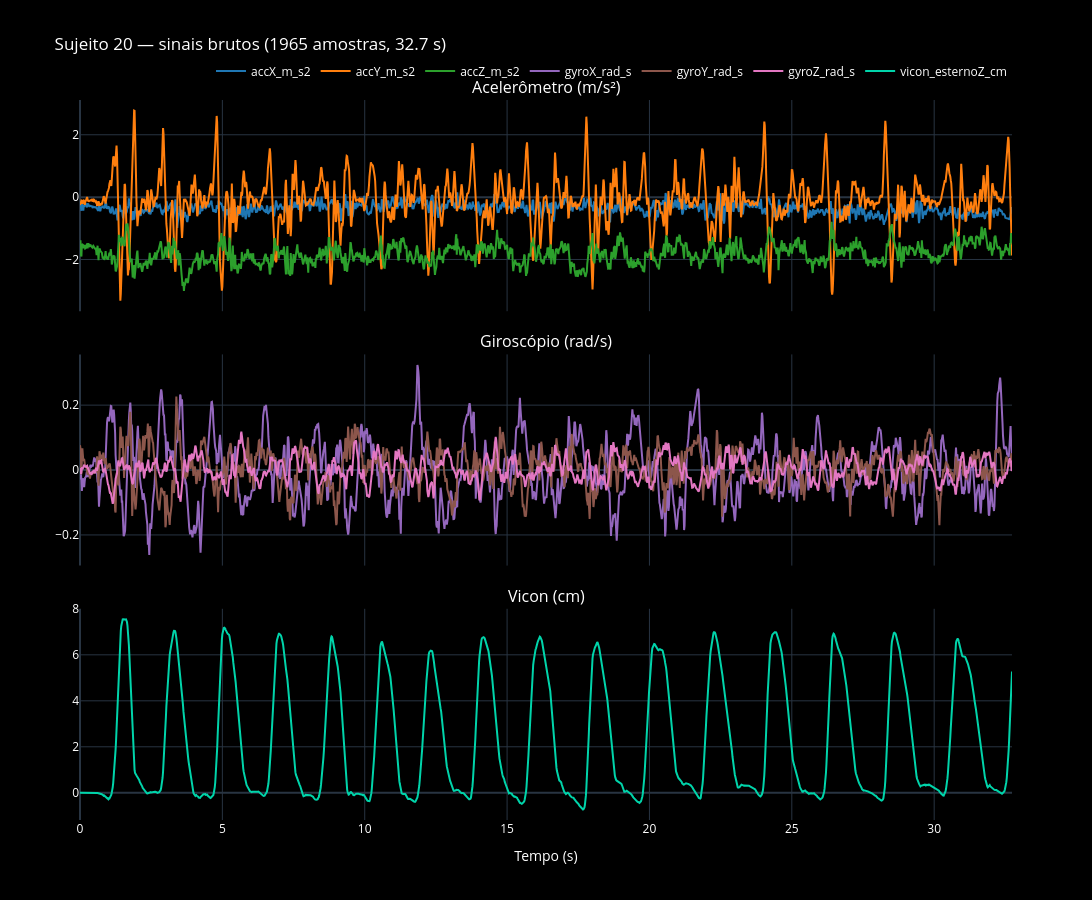

Here is the notebook cell this chart was saved with:
### Code cell
plotar_sinais(SUJEITO)

### Figure 1 — Plotly figure (JSON) as saved in the notebook; plotly's stock layout.template omitted (floating-point values rounded to 4 significant figures; data arrays with more than 128 entries replaced by an {"elided": "..."} marker saying what was removed)
{"data": [{"line": {"color": "#1f77b4"}, "mode": "lines", "name": "accX_m_s2", "type": "scatter", "x": {"elided": "1965 float values"}, "xaxis": "x", "y": {"elided": "1965 float values"}, "yaxis": "y"}, {"line": {"color": "#ff7f0e"}, "mode": "lines", "name": "accY_m_s2", "type": "scatter", "x": {"elided": "1965 float values"}, "xaxis": "x", "y": {"elided": "1965 float values"}, "yaxis": "y"}, {"line": {"color": "#2ca02c"}, "mode": "lines", "name": "accZ_m_s2", "type": "scatter", "x": {"elided": "1965 float values"}, "xaxis": "x", "y": {"elided": "1965 float values"}, "yaxis": "y"}, {"line": {"color": "#9467bd"}, "mode": "lines", "name": "gyroX_rad_s", "type": "scatter", "x": {"elided": "1965 float values"}, "xaxis": "x2", "y": {"elided": "1965 float values"}, "yaxis": "y2"}, {"line": {"color": "#8c564b"}, "mode": "lines", "name": "gyroY_rad_s", "type": "scatter", "x": {"elided": "1965 float values"}, "xaxis": "x2", "y": {"elided": "1965 float values"}, "yaxis": "y2"}, {"line": {"color": "#e377c2"}, "mode": "lines", "name": "gyroZ_rad_s", "type": "scatter", "x": {"elided": "1965 float values"}, "xaxis": "x2", "y": {"elided": "1965 float values"}, "yaxis": "y2"}, {"line": {"color": "#00d4aa", "width": 2}, "mode": "lines", "name": "vicon_esternoZ_cm", "type": "scatter", "x": {"elided": "1965 float values"}, "xaxis": "x3", "y": {"elided": "1965 float values"}, "yaxis": "y3"}], "layout": {"annotations": [{"font": {"size": 16}, "showarrow": false, "text": "Acelerômetro (m/s²)", "x": 0.5, "xanchor": "center", "xref": "paper", "y": 1, "yanchor": "bottom", "yref": "paper"}, {"font": {"size": 16}, "showarrow": false, "text": "Giroscópio (rad/s)", "x": 0.5, "xanchor": "center", "xref": "paper", "y": 0.6467, "yanchor": "bottom", "yref": "paper"}, {"font": {"size": 16}, "showarrow": false, "text": "Vicon (cm)", "x": 0.5, "xanchor": "center", "xref": "paper", "y": 0.2933, "yanchor": "bottom", "yref": "paper"}], "font": {"color": "white"}, "height": 900, "legend": {"orientation": "h", "x": 1, "xanchor": "right", "y": 1.02, "yanchor": "bottom"}, "paper_bgcolor": "black", "plot_bgcolor": "black", "title": {"text": "Sujeito 20 — sinais brutos (1965 amostras, 32.7 s)"}, "width": 1200, "xaxis": {"anchor": "y", "domain": [0, 1], "matches": "x3", "showticklabels": false}, "xaxis2": {"anchor": "y2", "domain": [0, 1], "matches": "x3", "showticklabels": false}, "xaxis3": {"anchor": "y3", "domain": [0, 1], "title": {"text": "Tempo (s)"}}, "yaxis": {"anchor": "x", "domain": [0.7067, 1]}, "yaxis2": {"anchor": "x2", "domain": [0.3533, 0.6467]}, "yaxis3": {"anchor": "x3", "domain": [0, 0.2933]}}}
